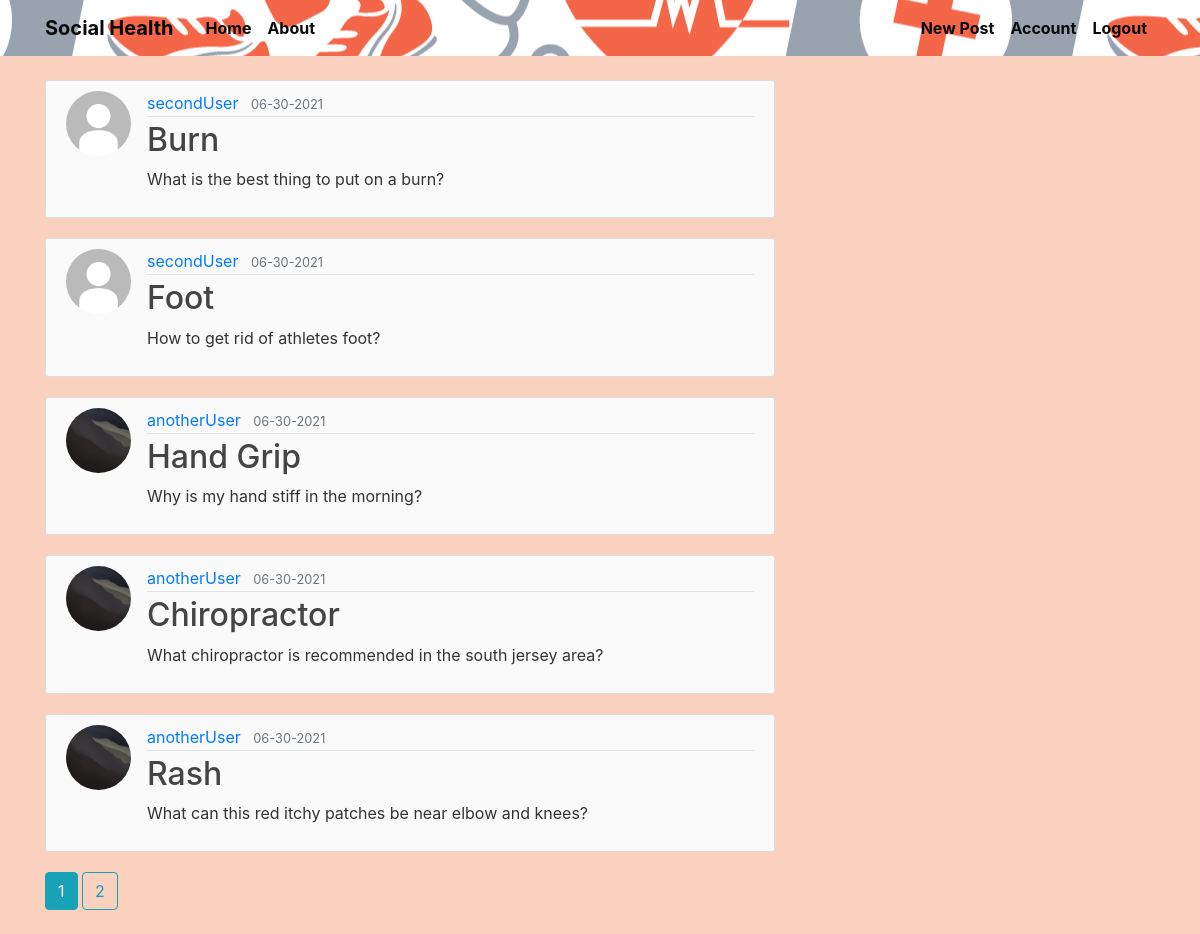
Screenshot of /home (signed in) with the database file from the repository.
### flasksocial/models.py (models this page shows, shortened)
class Post(db.Model):
    id = db.Column(db.Integer, primary_key=True)
    title = db.Column(db.String(100), nullable=False)
    date_posted = db.Column(db.DateTime, nullable=False, default=datetime.utcnow)
    content = db.Column(db.Text, nullable=False)
    user_id = db.Column(db.Integer, db.ForeignKey("user.id"), nullable=False)

class User(db.Model, UserMixin):
    id = db.Column(db.Integer, primary_key=True)
    username = db.Column(db.String(20), unique=True, nullable=False)
    email = db.Column(db.String(120), unique=True, nullable=False)
    image_file = db.Column(db.String(20), nullable=False, default="default.jpg")
    password = db.Column(db.String(60), nullable=False)
    posts = db.relationship("Post", backref="author", lazy=True)

### flasksocial/routes.py (the view)
@app.route("/")
@app.route("/home")
def home():
    page = request.args.get("page", 1, type=int)
    posts = Post.query.order_by(Post.date_posted.desc()).paginate(page=page, per_page=5)
    return render_template("home.html", posts=posts)

### flasksocial/models.py (called while the page is built)
@login_manager.user_loader
def load_user(user_id):
    return User.query.get(int(user_id))

### flasksocial/templates/home.html
{% extends "layout.html" %}
{% block content %}
{% for post in posts.items %}
<article class="media content-section">
    <img class='rounded-circle article-img'
        src="{{ url_for('static', filename='profile_img/' + post.author.image_file) }}" alt="">
    <div class="media-body">
        <div class="article-metadata">
            <a class="mr-2" href="{{ url_for('user_posts', username=post.author.username) }}">{{ post.author.username
                }}</a>
            <small class="text-muted">{{ post.date_posted.strftime('%m-%d-%Y') }}</small>
        </div>
        <h2><a class="article-title" href="{{ url_for('post', post_id=post.id) }}">{{ post.title }}</a></h2>
        <p class="article-content">{{ post.content }}</p>
    </div>
</article>
{% endfor %}
{% for page_num in posts.iter_pages(left_edge=1, right_edge=1, left_current=1, right_current=2) %}
{% if page_num %}
{% if posts.page == page_num %}
<a class='btn btn-info mb-4' href="{{ url_for('home', page=page_num) }}">{{ page_num }}</a>
{% else %}
<a class='btn btn-outline-info mb-4' href="{{ url_for('home', page=page_num) }}">{{ page_num }}</a>
{% endif %}
{% else %}
...
{% endif %}
{% endfor %}
{% endblock content %}

### flasksocial/static/main.css (style rules this page uses)
body { background: #fad1be; color: #333333; margin-top: 5rem; }
h1, h2, h3, h4, h5, h6 { color: #444444; }
.content-section { background: #fafafa; padding: 10px 20px; border: 1px solid #dddddd; border-radius: 3px; margin-bottom: 20px; }
.article-title { color: #444444; }
.article-content { white-space: pre-line; }
.article-img { height: 65px; width: 65px; margin-right: 16px; }
.article-metadata { padding-bottom: 1px; margin-bottom: 4px; border-bottom: 1px solid #e3e3e3; }

### rows the page displays
Post: image_file (placeholder picture), author.username "secondUser", date_posted "06-30-2021", title "Burn", content "What is the best thing to put on a burn?"
Post: image_file (placeholder picture), author.username "secondUser", date_posted "06-30-2021", title "Foot", content "How to get rid of athletes foot?"
Post: image_file (picture), author.username "anotherUser", date_posted "06-30-2021", title "Hand Grip", content "Why is my hand stiff in the morning?"
Post: image_file (picture), author.username "anotherUser", date_posted "06-30-2021", title "Chiropractor", content "What chiropractor is recommended in the south jersey area?"
Post: image_file (picture), author.username "anotherUser", date_posted "06-30-2021", title "Rash", content "What can this red itchy patches be near elbow and knees?"

### other values shown
{{ page_num }} "1"
{{ page_num }} "2"
